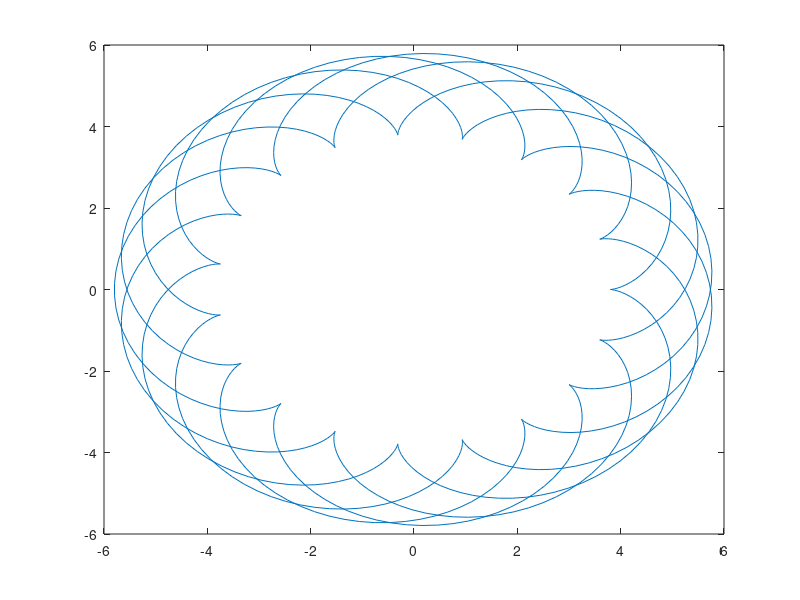

Write MATLAB code to recreate this figure.
R = 3.8;
r = 1;
x = @(t) (R + r) * cos(t) - r * cos((R / r + 1) * t);
y = @(t) (R + r) * sin(t) - r * sin((R / r + 1) * t);
t = linspace(0, 10 * pi, 1000);
xt = x(t);
yt = y(t);
plot(xt, yt)
